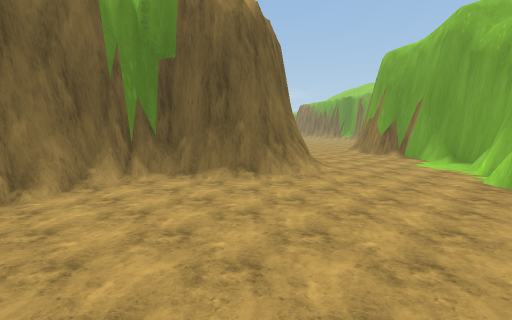
[1] (above)

14 first-person views from a walk through a Unity game level. The camera is 1.5 m above the floor, tilts 6° down and sees 85° across. The floor is counted in squares, 2 m on a side. Each view is taken from the middle of a square. On the plan, view 1 faces up. The plan holds only what a view shows up to about 10 squares ahead; the rest is blank. The place goes on beyond the plan. Some animated figures are left out.

[2]
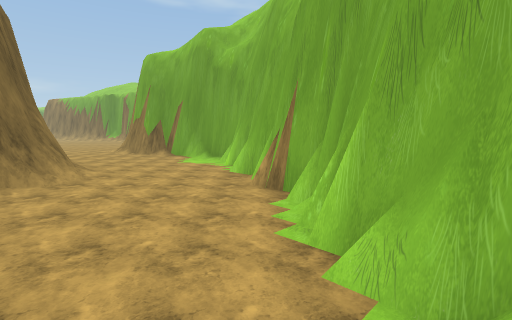

[3]
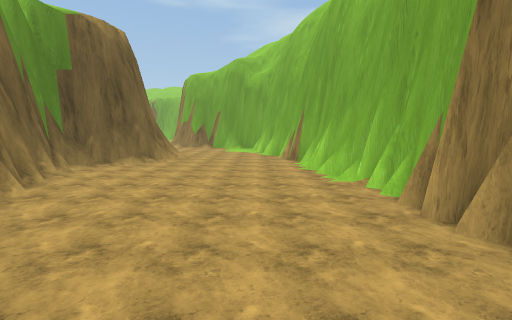

[4]
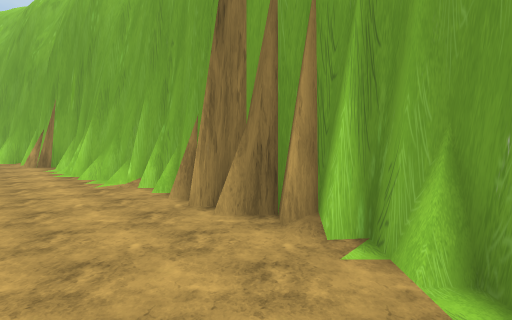

[5]
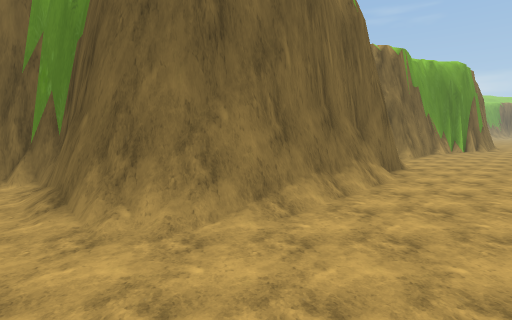

[6]
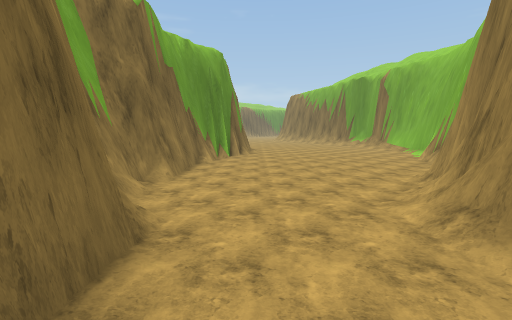

[7]
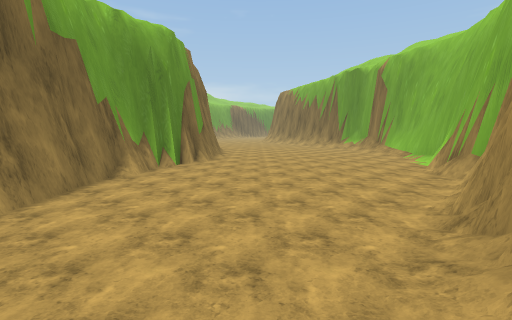

[8]
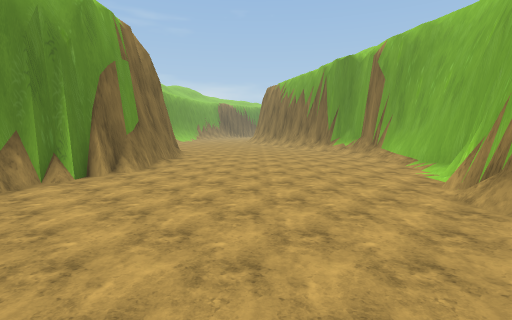

[9]
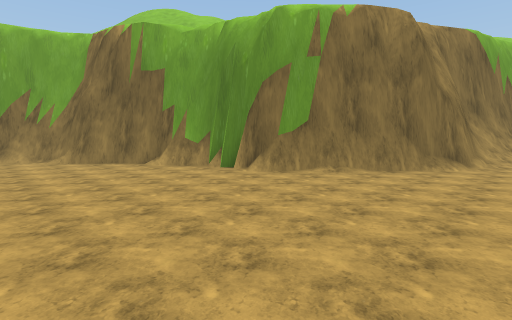

[10]
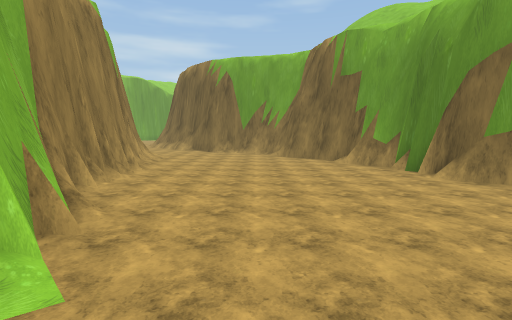

[11]
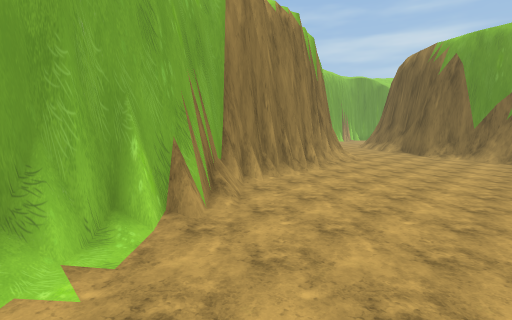

[12]
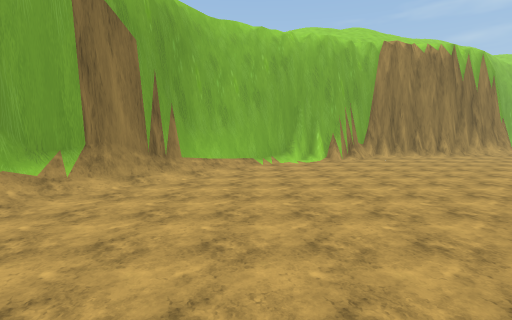

[13]
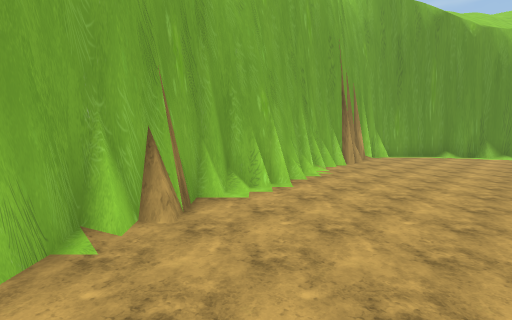

[14]
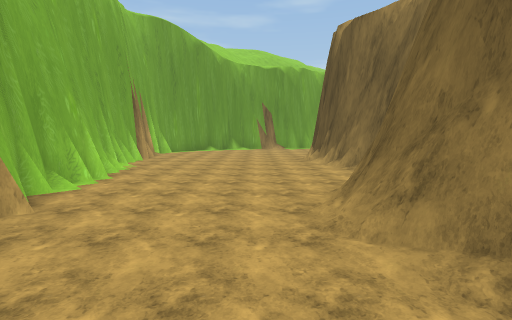

### Floor plan
Key: @ floor where view 1 was taken; # wall or solid block; . main floor; : floor 0.25 m higher than the main floor; / step, stairs or slope.
Columns run from 3 left of view 1 to 8 right of it. Each row starts with its distance up from view 1.
 22    ##.....##
 21     #.....##
 20     #...../#
 19     #...../#
 18     #...../#
 17     #...../#
 16    ##.....##
 15    #......#
 14    #...../#
 13    #..../##
 12    #....##
 11    #...##
 10    ##..#
  9     #..##
  8     #..:#
  7     #../#
  6    ##...#
  5  ###/../#
  4 ##.....##
  3 #.....##
  2 #.....#
  1 .....##
  0 ...@##
 -1 ....#
 -2 ...##
 -3 ####

Where each view was taken, in squares from view 1:
view 1: 0 up, 0 right, facing up
view 2: 0 up, 0 right, facing up-right
view 3: 2 down, 3 left, facing up-right
view 4: 2 down, 3 left, facing right
view 5: 4 up, 3 right, facing up-left
view 6: 8 up, 2 right, facing up
view 7: 10 up, 3 right, facing up
view 8: 12 up, 4 right, facing up
view 9: 17 up, 7 right, facing left
view 10: 18 up, 7 right, facing down-left
view 11: 18 up, 6 right, facing down
view 12: 22 up, 3 right, facing down-right
view 13: 5 up, 2 right, facing down
view 14: 6 up, 3 right, facing down-left
